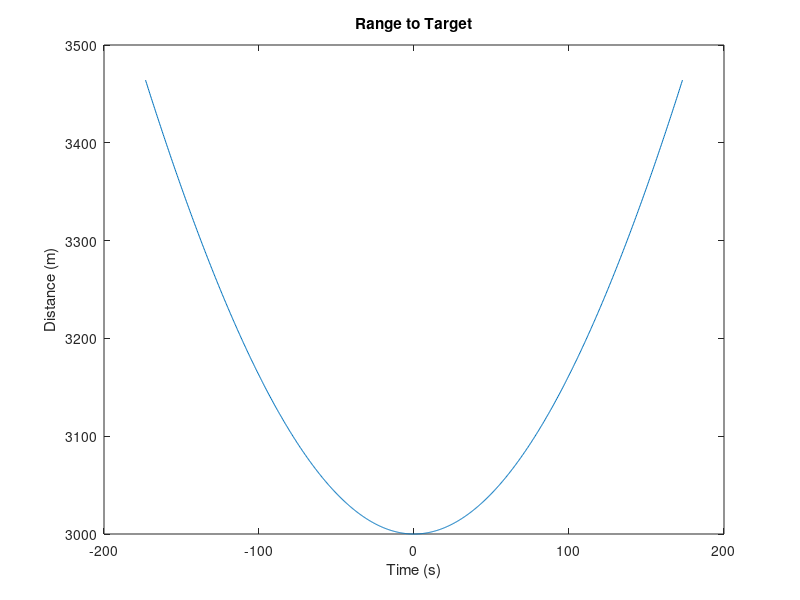

MATLAB code for this plot: (Note: this script raises an error after producing the figure.)
% Date last modified: 3/17/20
% Date created: 3/17/20

% script to run the radar simulator, should simulate the radar response
% from a point target, under different radar system conditions

clearvars;
close all

% user enabled/defined parameters
lambda = 1; % m
fc = 300e6; % Hz
tau_range = 50e-6; % sec
bw = 5e6; % Hz
slope_range = bw / tau_range; % Hz/sec
fs = 20e6; % Hz

vel_radar = 10; % m/s, radar platform velocity
d_target = 3000; % m, target depth
alpha = 20; % dB/km, attenuation rate
alpha = alpha / 1000; % linear/m 

npts = 1000; % number of time steps in the simulation
theta_hbw = 30; % degrees, antenna 1/2 beamwidth angle
theta_hbw = theta_hbw * pi / 180;
sigma_noise = 0.1; 

c = 3e8; % m/s

eps_ice = 3.17; 
eps_bed = 80; % water
vel_ice = c / sqrt(eps_ice); % speed of wave in ice

% calculate reflection coefficient
r12 = (sqrt(eps_ice) - sqrt(eps_bed)) ./ (sqrt(eps_ice) + sqrt(eps_bed));
gamma = r12 .* conj(r12);

% min and max x distances for which the radar will illuminate the target
x_radar_min = -1 * tan(theta_hbw) * d_target;
x_radar_max = tan(theta_hbw) * d_target;

% time the target is illuminated
t_illum = linspace(x_radar_min/vel_radar, x_radar_max/vel_radar, npts);

x_radar = vel_radar * t_illum;
r_target = sqrt(x_radar.^2 + d_target^2); % range from radar to target, function of time

figure; plot(t_illum, r_target); xlabel('Time (s)'); ylabel('Distance (m)'); title('Range to Target')

%% make the reference chirp 
N = 2^(ceil(log2(fs * tau_range))); % make reference chirp power of 2 in length for faster fft
N = N*2;
reference_chirp = makeChirp(slope_range, tau_range, fs, fc, N, 0);

t = linspace(0, tau_range, length(reference_chirp));

% take fft of reference chirp
reference_ft = fft(reference_chirp);
freq = (-fs/2:fs/N:(fs/2-fs/N)) + fc; % center frequency array at fc

figure
subplot(2,1,1)
hold on
plot(t, real(reference_chirp));
plot(t, imag(reference_chirp));
hold off
xlabel('Time (seconds)')
title('Transmitted Signal')
legend('Real Component', 'Imaginary Component')

subplot(2,1,2)
plot(freq/1e6, 20*log10(fftshift(abs(reference_ft))))
xlabel('Frequency (MHz)')
ylabel('Power (dB)')

%% make received chirps (delay, sum multiple copies, add noise, attenuate)

% calculate delay based on range vector
%delay = 2 * r_target / vel_ice; % two way travel time in ice
rx_signal = makeChirp(slope_range, tau_range, fs, fc, N, min(r_target));
%rx_signal = rx_signal + makeChirp(slope_range, tau_range, fs, fc, N, 0); % add surface reflection

% add noise
rx_signal = rx_signal + sigma_noise * rand(size(rx_signal));

% THIS ATTENUATION IMPLEMENTATION IS WRONG: I NEED TO DO WHAT RILEY
% SUGGESTED I THINK AND ADD ATTENUATION TO EACH POINT IN THE RETURNED
% SAMPLE
% vector that stores the attenuation in linear units to each range
%attenuation = min(r_target) * alpha; % attenuation in dB
%attenuation = 10^(attenuation/10); % attenuation in linear units
attenuation = 10^(-25/20);

% apply attenuation
rx_signal = rx_signal * exp(-2 * attenuation / 1000 * min(r_target));

rx_signal_ft = fft(rx_signal);
pc_signal_ft = rx_signal_ft .* conj(reference_ft); % pulse compress signal
pc_signal = ifft(pc_signal_ft);

t_pc = linspace(-tau_range/2, tau_range/2, length(reference_chirp)); 

figure
subplot(2,1,1)
hold on
plot(t, real(reference_chirp));
plot(t, real(rx_signal));
hold off
xlabel('Time (seconds)')
title('Delayed Chirp Signal')
legend('Transmitted Signal', 'Received Signal')
% TODO: I think a lot of my axes labels are wrong in these plots
subplot(2,1,2)
plot(t_pc*1e6, 20*log10(abs(ifftshift(pc_signal))))
xlabel('Time (\mus)')
ylabel('Power (dB)')
title('Pulse Compressed Signal')